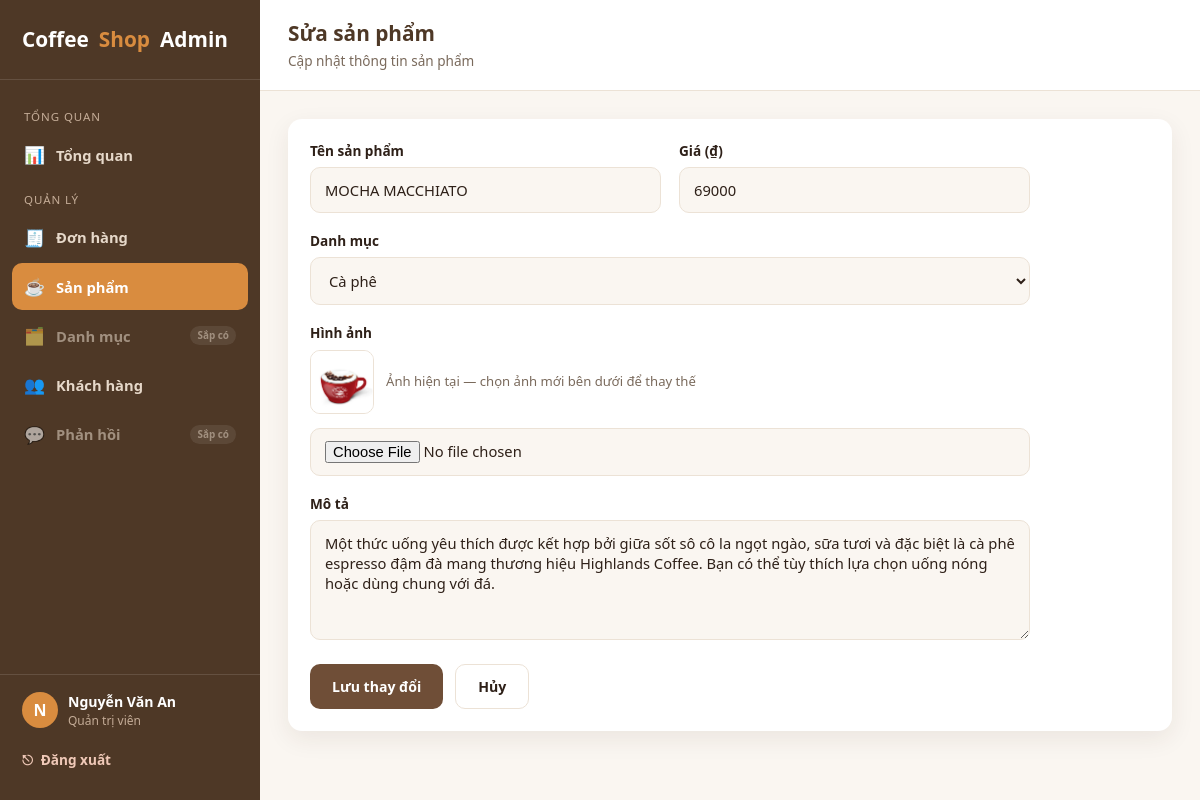
Screenshot of /admin/products/2/edit (signed in) with the database file from the repository.
### tables this page shows
CREATE TABLE product (
    id INTEGER PRIMARY KEY,
    name TEXT NOT NULL,
    price INTEGER NOT NULL,
    image TEXT,
    description TEXT,
    published_date TEXT,
    category_id INTEGER NOT NULL,
    FOREIGN KEY (category_id) REFERENCES category (id)
);

### app.py (the view, shortened to what this page needs)
@app.route("/admin/products/<int:product_id>/edit", methods=["GET", "POST"])
@admin_required
def admin_product_edit(product_id):
    db = get_db()
    product = db.execute("SELECT * FROM product WHERE id = ?", (product_id,)).fetchone()
    if product is None:
        abort(404)
    categories = db.execute("SELECT id, name FROM category ORDER BY name").fetchall()
    errors = {}
    form = {
        "name": product["name"],
        "price": str(product["price"]),
        "category_id": str(product["category_id"]),
        "description": product["description"] or "",
    }
    return render_template(
        "admin/product_form.html",
        categories=categories,
        form=form,
        errors=errors,
        mode="edit",
        product=product,
        active_page="products",
    )

### app.py (called while the page is built)
def get_db():
    if "db" not in g:
        g.db = sqlite3.connect(DB_PATH)
        g.db.row_factory = sqlite3.Row
    return g.db

@app.context_processor
def inject_order_status_meta():
    return {"ORDER_STATUSES": ORDER_STATUSES, "ORDER_STATUS_LABELS": ORDER_STATUS_LABELS}

def admin_required(view):
    @wraps(view)
    def wrapped(*args, **kwargs):
        if not session.get("is_admin"):
            return redirect(url_for("admin_login", next=request.path))
        return view(*args, **kwargs)
    return wrapped

### templates/admin/product_form.html (shortened to what this page needs)
{% extends "admin/base.html" %}
{% block page_title %}{{ 'Thêm sản phẩm' if mode == 'new' else 'Sửa sản phẩm' }}{% endblock %}
{% block page_subtitle %}{{ 'Tạo sản phẩm mới cho thực đơn' if mode == 'new' else 'Cập nhật thông tin sản phẩm' }}{% endblock %}
{% block content %}
<div class="admin-panel">
  <form class="admin-form" method="POST" enctype="multipart/form-data">
    <div class="admin-form-row">
      <div class="admin-form-group {{ 'has-error' if errors.name }}">
        <label for="name">Tên sản phẩm</label>
        <input type="text" id="name" name="name" value="{{ form.name }}" required>
      </div>
      <div class="admin-form-group {{ 'has-error' if errors.price }}">
        <label for="price">Giá (₫)</label>
        <input type="number" id="price" name="price" min="1" step="1" value="{{ form.price }}" required>
      </div>
    </div>
    <div class="admin-form-group {{ 'has-error' if errors.category_id }}">
      <label for="category_id">Danh mục</label>
      <select id="category_id" name="category_id" required>
        {% for c in categories %}
        <option value="{{ c.id }}" {{ 'selected' if form.category_id|string == c.id|string else '' }}>{{ c.name }}</option>
        {% endfor %}
      </select>
    </div>
    <div class="admin-form-group {{ 'has-error' if errors.image }}">
      <label for="image">Hình ảnh</label>
      {% if product and product.image %}
      <div class="current-image-preview">
        <img src="{{ url_for('static', filename=product.image) }}" alt="{{ product.name }}">
        <span>Ảnh hiện tại — chọn ảnh mới bên dưới để thay thế</span>
      </div>
      {% endif %}
      <input type="file" id="image" name="image" accept=".jpg,.jpeg,.png,.gif,.webp">
    </div>
    <div class="admin-form-group">
      <label for="description">Mô tả</label>
      <textarea id="description" name="description">{{ form.description }}</textarea>
    </div>
    <div class="admin-form-actions">
      <button type="submit" class="btn-primary">{{ 'Thêm sản phẩm' if mode == 'new' else 'Lưu thay đổi' }}</button>
      <a href="{{ url_for('admin_products') }}" class="btn-secondary">Hủy</a>
    </div>
  </form>
</div>
{% endblock %}

### static/css/admin.css (style rules this page uses)
:root { --color-bg: #faf6f1; --color-surface: #ffffff; --color-primary: #6f4e37; --color-primary-dark: #4e3826; --color-accent: #d98c3f; --color-text: #2e2018; --color-text-muted: #7a6a5c; --color-border: #ece2d6; --color-success: #2f9e5c; --color-success-bg: #e6f6ec; --color-warning: #c07a12; --color-warning-bg: #fbf0dc; --color-danger: #c0392b; --color-danger-bg: #fbe9e7; --radius: 14px; --shadow: 0 8px 24px rgba(60, 40, 20, 0.08); --shadow-hover: 0 14px 32px rgba(60, 40, 20, 0.14); --transition: 0.2s ease; --sidebar-width: 260px; }
* { box-sizing: border-box; }
body.admin-body { margin: 0; font-family: "Segoe UI", "Helvetica Neue", Arial, sans-serif; background: var(--color-bg); color: var(--color-text); line-height: 1.5; }
a { text-decoration: none; color: inherit; }
.admin-panel { background: var(--color-surface); border-radius: var(--radius); box-shadow: var(--shadow); padding: 22px; }
.admin-form-group { margin-bottom: 16px; }
.admin-form-group label { display: block; font-weight: 600; font-size: 0.85rem; margin-bottom: 6px; }
.admin-form-group input { width: 100%; padding: 12px 14px; border-radius: 10px; border: 1px solid var(--color-border); font-family: inherit; font-size: 0.95rem; background: var(--color-bg); transition: border-color var(--transition), box-shadow var(--transition); }
.btn-primary, .btn-secondary, .btn-danger { display: inline-flex; align-items: center; gap: 8px; padding: 11px 22px; border-radius: 10px; border: none; cursor: pointer; font-size: 0.88rem; font-weight: 700; font-family: inherit; transition: background var(--transition), color var(--transition), border-color var(--transition); }
.btn-primary { background: var(--color-primary); color: #fff; }
.btn-secondary { background: var(--color-surface); color: var(--color-text); border: 1px solid var(--color-border); }
.admin-form { max-width: 720px; }
.admin-form-row { display: grid; grid-template-columns: 1fr 1fr; gap: 18px; }
.admin-form-group { margin-bottom: 18px; }
.admin-form-group input[type="text"], .admin-form-group input[type="number"], .admin-form-group input[type="file"], .admin-form-group select, .admin-form-group textarea { width: 100%; padding: 12px 14px; border-radius: 10px; border: 1px solid var(--color-border); font-family: inherit; font-size: 0.92rem; background: var(--color-bg); color: var(--color-text); transition: border-color var(--transition), box-shadow var(--transition); }
.admin-form-group textarea { min-height: 120px; resize: vertical; }
.current-image-preview { display: flex; align-items: center; gap: 12px; margin-bottom: 14px; }
.current-image-preview img { width: 64px; height: 64px; object-fit: cover; border-radius: 10px; border: 1px solid var(--color-border); }
.current-image-preview span { font-size: 0.82rem; color: var(--color-text-muted); }
.admin-form-actions { display: flex; gap: 12px; margin-top: 8px; }

### rows the page displays
product: name "MOCHA MACCHIATO", price "69000", image (picture), description "Một thức uống yêu thích được kết hợp bởi giữa sốt sô cô la ngọt ngào, sữa tươi và đặc biệt là cà phê espresso đậm đà mang thương hiệu Highlands Coffee. Bạn có thể tùy thích lựa chọn uống nóng hoặc dùng chung với đá."

### other values shown
{{ (session.get('admin_name') or 'A')[:1] | upper }} "N"
{{ session.get('admin_name') or 'Admin' }} "Nguyễn Văn An"
{{ 'Thêm sản phẩm' if mode == 'new' else 'Sửa sản phẩm' }} "Sửa sản phẩm"
{{ 'Thêm sản phẩm' if mode == 'new' else 'Lưu thay đổi' }} "Lưu thay đổi"
form field category_id "Cà phê"
